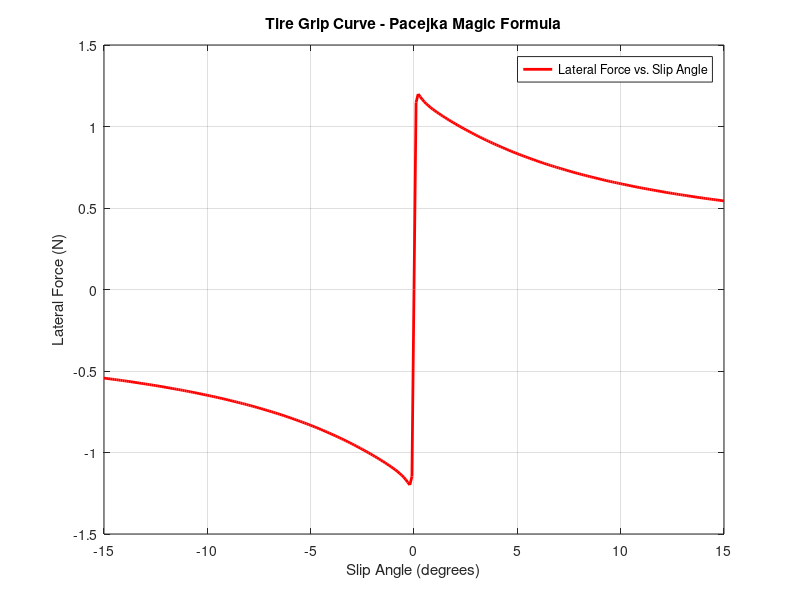

MATLAB code for this plot:
% Pacejka Magic Formula - Tire Grip Simulation (MATLAB)

% Define slip angle range (in degrees)
slip_angle = -15:0.1:15; % Slip angle from -15° to 15°

% Pacejka Magic Formula Parameters
B = 10;   % Stiffness Factor
C = 1.9;  % Shape Factor
D = 1.2;  % Peak Friction Coefficient
E = 0.97; % Curvature Factor

% Compute lateral force using the Pacejka formula
lateral_force = D * sin(C * atan(B * slip_angle - E * (B * slip_angle - atan(B * slip_angle))));

% Plot the results
figure;
plot(slip_angle, lateral_force, 'r', 'LineWidth', 2);
grid on;
xlabel('Slip Angle (degrees)');
ylabel('Lateral Force (N)');
title('Tire Grip Curve - Pacejka Magic Formula');
legend('Lateral Force vs. Slip Angle');
